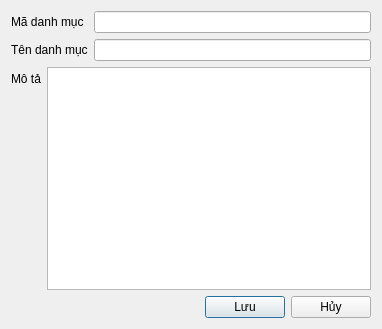
<?xml version="1.0" encoding="UTF-8"?>
<ui version="4.0">
 <class>hopThoaiMacDinh</class>
 <widget class="QDialog" name="hopThoaiMacDinh">
  <property name="geometry">
   <rect>
    <x>0</x>
    <y>0</y>
    <width>382</width>
    <height>329</height>
   </rect>
  </property>
  <property name="windowTitle">
   <string>Danh mục</string>
  </property>
  <property name="windowIcon">
   <iconset>
    <normaloff>../resources/icons/settings-sliders.png</normaloff>../resources/icons/settings-sliders.png</iconset>
  </property>
  <layout class="QVBoxLayout" name="verticalLayout">
   <item>
    <layout class="QFormLayout" name="formLayout">
     <item row="0" column="0">
      <widget class="QLabel" name="labelID">
       <property name="text">
        <string>Mã danh mục</string>
       </property>
      </widget>
     </item>
     <item row="0" column="1">
      <widget class="QLineEdit" name="txtMaSP">
       <property name="readOnly">
        <bool>true</bool>
       </property>
      </widget>
     </item>
     <item row="1" column="0">
      <widget class="QLabel" name="labelName">
       <property name="text">
        <string>Tên danh mục</string>
       </property>
      </widget>
     </item>
     <item row="1" column="1">
      <widget class="QLineEdit" name="txtTenDM">
      </widget>
     </item>
    </layout>
   </item>
   <item>
    <layout class="QFormLayout" name="formLayout_2">
     <item row="0" column="0">
      <widget class="QLabel" name="labelCategory">
       <property name="text">
        <string>Mô tả</string>
       </property>
      </widget>
     </item>
     <item row="0" column="1">
      <widget class="QTextEdit" name="txtMoTaSP">
      </widget>
     </item>
    </layout>
   </item>
   <item>
    <layout class="QHBoxLayout">
     <item>
      <spacer name="horizontalSpacer">
       <property name="orientation">
        <enum>Qt::Horizontal</enum>
       </property>
       <property name="sizeHint" stdset="0">
        <size>
         <width>0</width>
         <height>0</height>
        </size>
       </property>
      </spacer>
     </item>
     <item>
      <widget class="QPushButton" name="btnLuuDM">
       <property name="text">
        <string>Lưu</string>
       </property>
      </widget>
     </item>
     <item>
      <widget class="QPushButton" name="btnHuyDM">
       <property name="text">
        <string>Hủy</string>
       </property>
      </widget>
     </item>
    </layout>
   </item>
  </layout>
 </widget>
 <resources/>
 <connections/>
</ui>
